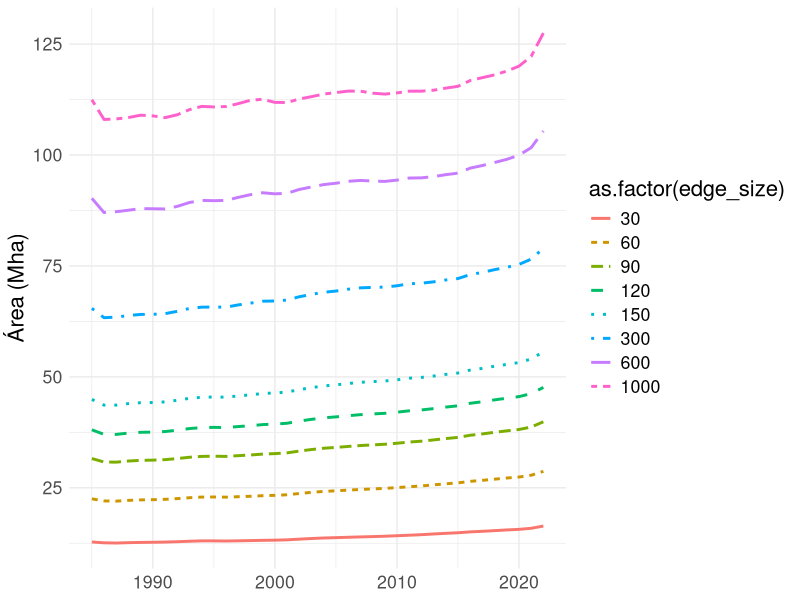
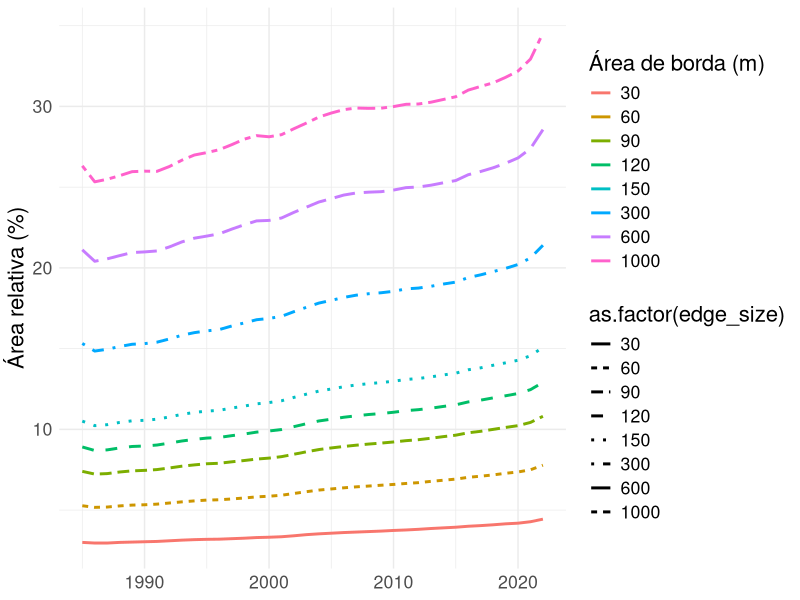
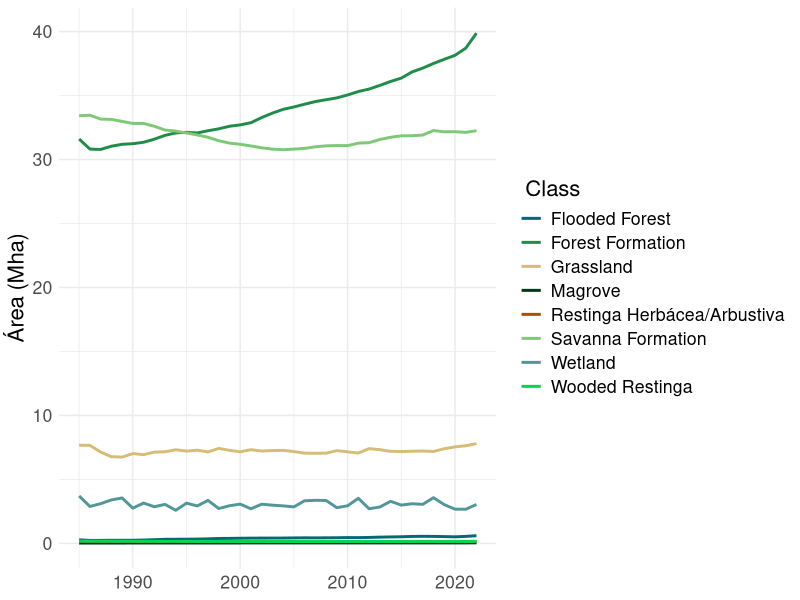
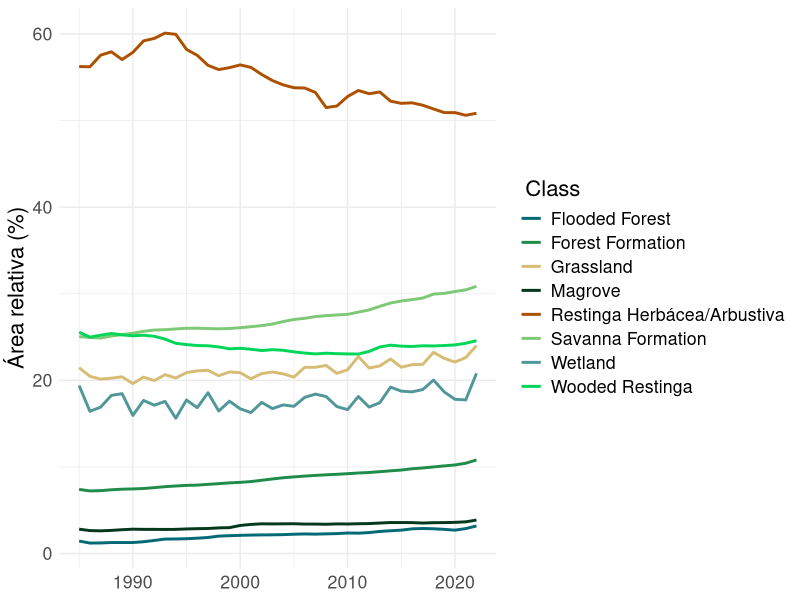

Generate these figures, in order, with R:
## build graphics for the 'degradação' dashboard 
## dhemerson.costa@ipam.org.br

## read libraries
library(ggplot2)
library(reshape2)

## avoid sci notations 
options(scipen= 1e3)

## read edge area data 
edge <- read.csv('./table/brazil-country-edges-8.0.1a.csv',
                 fileEncoding = 'UTF-8',
                 dec= ',')

## replace NA by zero
edge[is.na(edge)] <- 0

## rotate graphic
edge <- melt(data= edge, id.vars=c("FEATURE_ID", "NAME", "LEVEL_1", "GEOCODE", "index", "class_id", "level_0", "level_1",
                                   "level_2" , "level_3", "level_4", "color", "feature_id", "edge_size", "key"))

## replace X by '' and covert to numeric
edge$variable <- as.numeric(gsub('X', '', edge$variable))

## ########################### landing page
ggplot(data= subset(edge, level_2 == 'Forest Formation' & key == 'value'),
       mapping= aes(x= variable, y= value/1e6, colour= as.factor(edge_size), linetype= as.factor(edge_size))) +
  geom_line(linewidth= 1) + 
  theme_minimal() +
  theme(text = element_text(size = 16)) +
  xlab(NULL) +
  ylab('Área (Mha)')

## plot landing page graphic 
ggplot(data= subset(edge, level_2 == 'Forest Formation' & key == 'relative'),
       mapping= aes(x= variable, y= value, colour= as.factor(edge_size), linetype= as.factor(edge_size))) +
  geom_line(linewidth= 1) + 
  theme_minimal() +
  theme(text = element_text(size = 16)) +
  xlab(NULL) +
  ylab('Área relativa (%)') +
  guides(colour=guide_legend(title="Área de borda (m)"))

############################### per class

ggplot(data= subset(edge, key == 'value' & edge_size == 90),
       mapping= aes(x= variable, y= value/1e6, colour= as.factor(level_2))) +
  geom_line(linewidth= 1) + 
  scale_colour_manual(' Class', values=c('#026975', '#1f8d49', '#d6bc74', '#04381d', '#ad5100', '#7dc975', '#519799', '#02d659')) + 
  theme_minimal() +
  theme(text = element_text(size = 16)) +
  xlab(NULL) +
  ylab('Área (Mha)')

## relativo 
ggplot(data= subset(edge, key == 'relative' & edge_size == 90),
       mapping= aes(x= variable, y= value, colour= as.factor(level_2))) +
  geom_line(linewidth= 1) + 
  scale_colour_manual(' Class', values=c('#026975', '#1f8d49', '#d6bc74', '#04381d', '#ad5100', '#7dc975', '#519799', '#02d659')) + 
  theme_minimal() +
  theme(text = element_text(size = 16)) +
  xlab(NULL) +
  ylab('Área relativa (%)')
